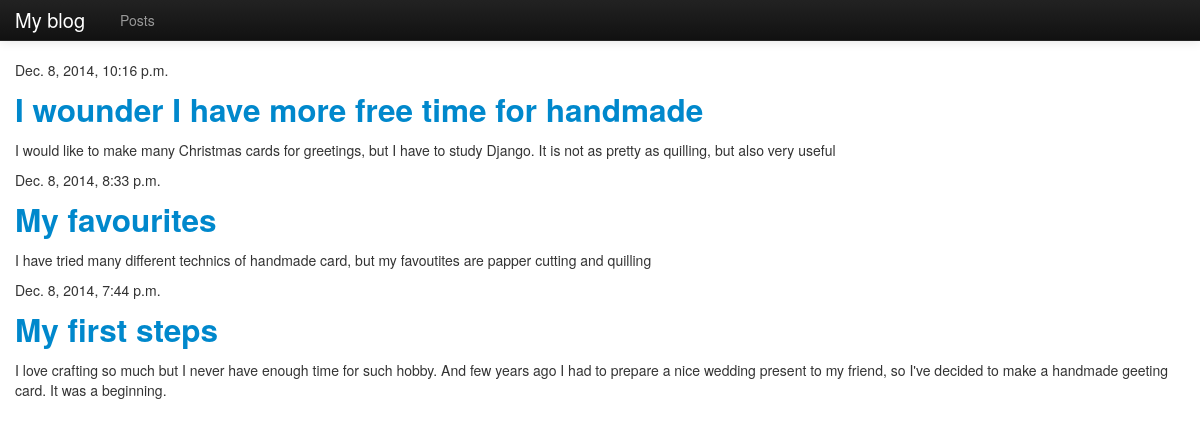
Screenshot of /blog/ with the database file from the repository.
### blog/models.py (models this page shows, shortened)
class Post(models.Model):
    title = models.CharField(max_length=255)
    datetime = models.DateTimeField(u'PostDate')
    content = models.TextField(max_length=10000)
    tag = models.ManyToManyField(Tag)
    def get_absolute_url(self):
        return "/blog/%i/" % self.id

### blog/views.py (the view)
class PostsListView(ListView):
    model = Post

### blog/templates/blog/post_list.html
{% extends 'blog/base.html' %}
{% block content %}
    {% for post in object_list %}
        <p>{{ post.datetime }}</p>
        <h2><a href="{{ post.get_absolute_url }}">{{ post.title }}</a></h2>
        <p>{{ post.content }}</p>
    {% empty %}
    <p>Empty blog</p>
    {% endfor %}
  {% endblock %}

### blog/templates/blog/base.html (shortened to what this page needs)
<!DOCTYPE html>
<html lang="en">
  <head>
    <link href="{{STATIC_URL}}new-bootstrap/css/bootstrap.css" rel="stylesheet">
    <link href="{{STATIC_URL}}new-bootstrap/css/bootstrap-responsive.css" rel="stylesheet">
  </head>
  <body>
    <div class="navbar navbar-inverse navbar-fixed-top">
      <div class="navbar-inner">
        <div class="container">
          <a class="brand" href="#">My blog</a>
          <div class="nav-collapse collapse">
            <ul class="nav">
              <li><a href="{% url 'list' %}">Posts</a></li>
            </ul>
          </div>
        </div>
      </div>
    </div>
    <div class="container">
        {% block content %}Empty page{% endblock %}
    </div>
  </body>
</html>

### blog/templates/blog/base.html (style rules this page uses)
body { padding-top: 60px; }

### rows the page displays
Post: datetime "Dec. 8, 2014, 10:16 p.m.", title "I wounder I have more free time for handmade", content "I would like to make many Christmas cards for greetings, but I have to study Django. It is not as pretty as quilling, but also very useful"
Post: datetime "Dec. 8, 2014, 8:33 p.m.", title "My favourites", content "I have tried many different technics of handmade card, but my favoutites are papper cutting and quilling"
Post: datetime "Dec. 8, 2014, 7:44 p.m.", title "My first steps", content "I love crafting so much but I never have enough time for such hobby. And few years ago I had to prepare a nice wedding present to my friend, so I've decided to make a handmade geeting card. It was a beginning."
